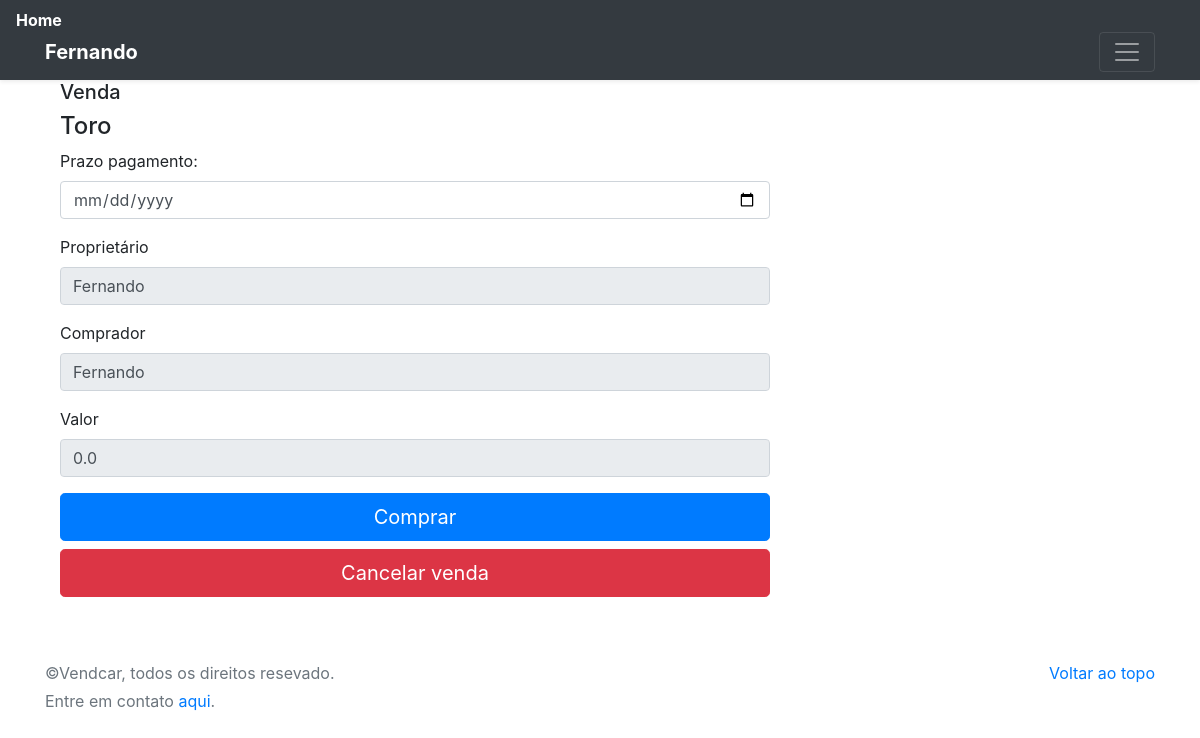
The page /venda/5 (signed in) on the database as committed earlier.
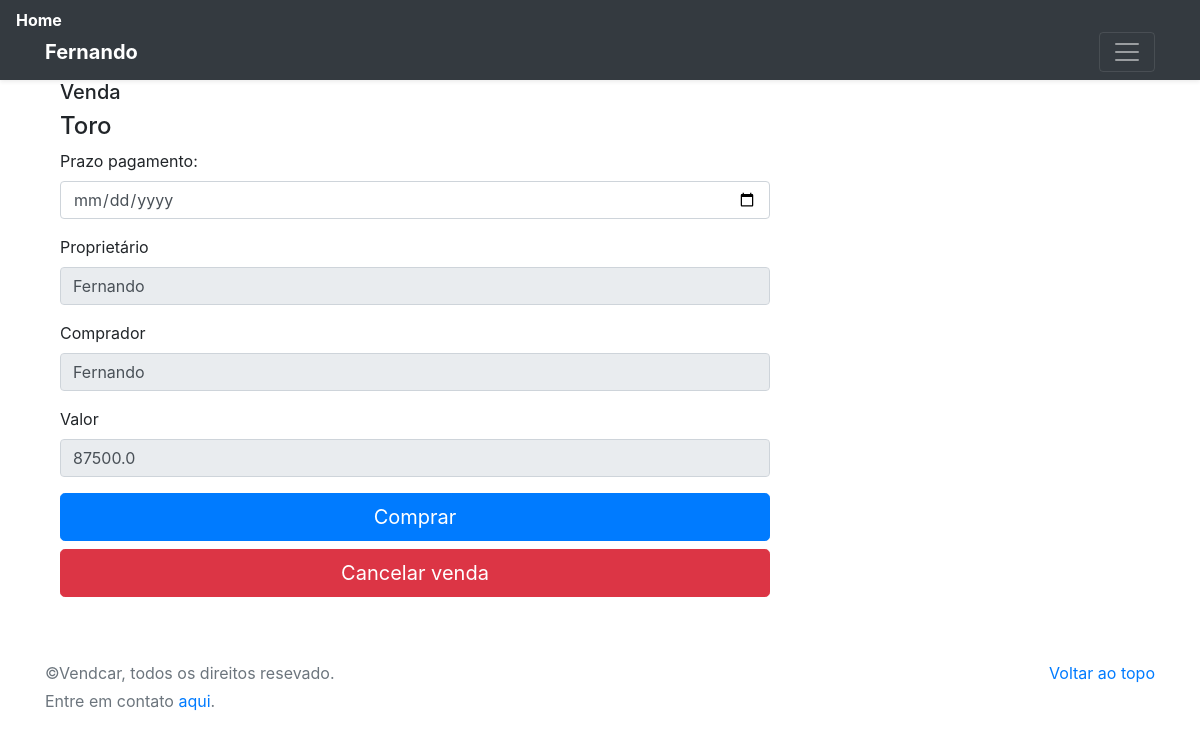
The same page on the database as committed later.
### store/models.py (models this page shows, shortened)
class Carro(models.Model):
	marca = models.ForeignKey(Marca, on_delete = models.CASCADE, related_name='carros')
	user = models.ForeignKey(User, on_delete = models.CASCADE, related_name='meus_carros')
	modelo = models.CharField(max_length=100)
	ano_modelo = models.CharField(max_length=4)
	ano_fabricacao = models.CharField(max_length=4)
	numero_de_portas = models.IntegerField(default=2)
	descricao = models.TextField(null=True, blank=True)
	preco = models.FloatField(default=0)
	data_do_anuncio = models.DateTimeField(auto_now_add=True, null=True, blank=True)
	foto = models.ImageField(null=True, blank=True, upload_to = 'media/')
	acessorio = models.ManyToManyField(Acessorio,blank=True)

### store/views.py (the view)
# urls.py: path('venda/<int:carro_id>', views.venda, name='venda'),
@login_required(login_url='login')
def venda(request, carro_id):
	carro = Carro.objects.get(id=carro_id)
	if request.method == 'POST':
		venda = Venda(carro=carro, comprador=request.user,
			prazo_pagamento=request.POST['prazo_pagamento'])
		venda.save()
		return redirect('comprar', carro_id)
	else:
		form = VendaModelForm()
		return render(request,'store/venda.html',{'form':form, 'carro':carro})

### store/forms.py
class VendaModelForm(forms.ModelForm):
	class Meta:
		model = Venda
		fields = ['prazo_pagamento']
		widgets ={
			'prazo_pagamento':forms.DateInput(attrs={'class':'form-control', 'type':'date'})
		}
		error_messages = {
	        'prazo_pagamento':{
	        	'required':'Informe o prazo desejado!'
	        },
        }

### store/templates/store/venda.html (shortened to what this page needs)
{% extends "store/base.html" %}
{% block body %}
<div class="container">
<div class="row">
<div class="col-md-8">
<h5>Venda</h5>
	<h4>{{carro.modelo}}</h4>
	<form method="POST" accept-charset="utf-8">
		{{ form.as_p }}
		<p><label>Proprietário</label>
		<input type="text" name="proprietario" class="form-control" maxlength="100" value="{{carro.user.username}}" disabled></p>
		<p><label>Comprador</label>
		<input type="text" name="comprador" class="form-control" maxlength="100" value="{{user.username}}" disabled></p>
		<p><label>Valor</label>
		<input type="number" name="preco" class="form-control" maxlength="100" value="{{carro.preco}}" disabled></p>
		<button class="btn btn-lg btn-primary btn-block" type="submit"> Comprar</button>
		<a class="btn btn-lg btn-danger btn-block" href="{% url 'perfil' %}">Cancelar venda</a>
	</form>
</div>
</div>
</div>
{% endblock %}

Rows that differ between the two databases and show on the page:
changed Carro "Toro": preco "0.0" → "87500.0"
